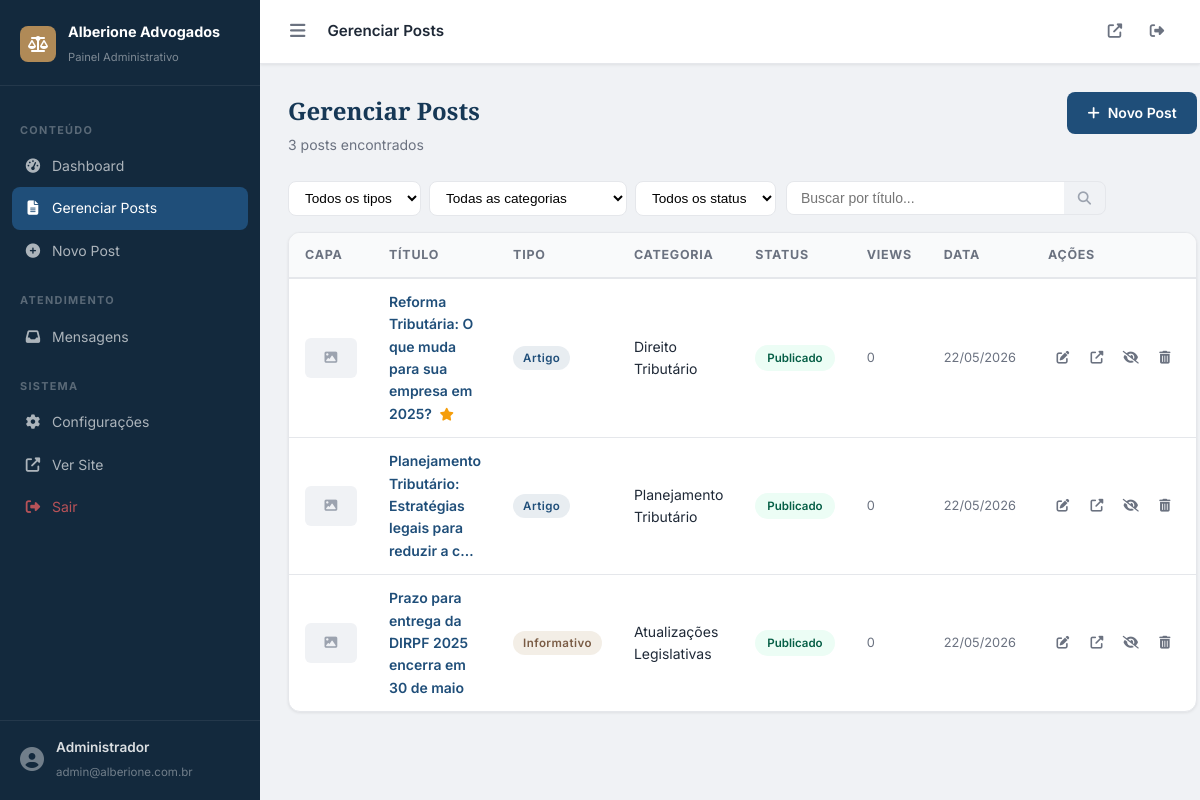
The page /admin/posts.php (signed in) on the database its author committed.
### tables this page shows
CREATE TABLE IF NOT EXISTS site_settings (
    id                    INT UNSIGNED  NOT NULL AUTO_INCREMENT,
    config_key            VARCHAR(50)   NOT NULL DEFAULT 'default',

     
    office_name           VARCHAR(150)  NOT NULL DEFAULT 'Alberione Advogados',
    hero_title            VARCHAR(255)  NULL DEFAULT NULL,
    hero_subtitle         TEXT          NULL DEFAULT NULL,
    about_title           VARCHAR(255)  NULL DEFAULT NULL,
    about_text            LONGTEXT      NULL DEFAULT NULL,

     
    email_contato         VARCHAR(150)  NULL DEFAULT NULL,
    email_destino_form    VARCHAR(150)  NULL DEFAULT NULL,
    telefone              VARCHAR(30)   NULL DEFAULT NULL,
    whatsapp_numero       VARCHAR(30)   NULL DEFAULT NULL,
    whatsapp_link         VARCHAR(255)  NULL DEFAULT NULL,

     
    endereco_linha1       VARCHAR(255)  NULL DEFAULT NULL,
    endereco_linha2       VARCHAR(255)  NULL DEFAULT NULL,
    cidade                VARCHAR(120)  NULL DEFAULT NULL,
    estado                VARCHAR(60)   NULL DEFAULT NULL,
    cep                   VARCHAR(20)   NULL DEFAULT NULL,
    horario_atendimento   VARCHAR(120)  NULL DEFAULT NULL,

     
    instagram_url         VARCHAR(255)  NULL DEFAULT NULL,
    facebook_url          VARCHAR(255)  NULL DEFAULT NULL,
    linkedin_url          VARCHAR(255)  NULL DEFAULT NULL,
    youtube_url           VARCHAR(255)  NULL DEFAULT NULL,

     
    seo_home_title        VARCHAR(255)  NULL DEFAULT NULL,
    seo_home_description  VARCHAR(320)  NULL DEFAULT NULL,

     
    logo_path             VARCHAR(255)  NULL DEFAULT NULL,
    favicon_path          VARCHAR(255)  NULL DEFAULT NULL,

     
    smtp_host             VARCHAR(150)  NULL DEFAULT NULL,
    smtp_port             SMALLINT      NULL DEFAULT 587,
    smtp_user             VARCHAR(150)  NULL DEFAULT NULL,
    smtp_pass             VARCHAR(255)  NULL DEFAULT NULL,
    smtp_secure           ENUM('tls','ssl','none') NOT NULL DEFAULT 'tls',
    smtp_from_name        VARCHAR(150)  NULL DEFAULT NULL,
    smtp_from_email       VARCHAR(150)  NULL DEFAULT NULL,

    criado_em             DATETIME      NOT NULL DEFAULT CURRENT_TIMESTAMP,
    atualizado_em         DATETIME      NOT NULL DEFAULT CURRENT_TIMESTAMP ON UPDATE CURRENT_TIMESTAMP,

    PRIMARY KEY (id),
    UNIQUE KEY uq_site_settings_key (config_key)
);

CREATE TABLE IF NOT EXISTS posts (
    id                INT UNSIGNED   NOT NULL AUTO_INCREMENT,
    autor_id          INT UNSIGNED   NOT NULL,
    tipo              ENUM('artigo','informativo') NOT NULL DEFAULT 'artigo',
    categoria         VARCHAR(100)   NULL DEFAULT NULL,
    titulo            VARCHAR(255)   NOT NULL,
    slug              VARCHAR(255)   NOT NULL,
    resumo            TEXT           NULL DEFAULT NULL,
    conteudo          LONGTEXT       NOT NULL,
    imagem_capa       VARCHAR(255)   NULL DEFAULT NULL,
    imagem_alt        VARCHAR(255)   NULL DEFAULT NULL,
    status            ENUM('rascunho','publicado') NOT NULL DEFAULT 'rascunho',
    destaque          TINYINT(1)     NOT NULL DEFAULT 0,
    meta_title        VARCHAR(255)   NULL DEFAULT NULL,
    meta_description  VARCHAR(320)   NULL DEFAULT NULL,
    views_count       INT UNSIGNED   NOT NULL DEFAULT 0,
    publicado_em      DATETIME       NULL DEFAULT NULL,
    criado_em         DATETIME       NOT NULL DEFAULT CURRENT_TIMESTAMP,
    atualizado_em     DATETIME       NOT NULL DEFAULT CURRENT_TIMESTAMP ON UPDATE CURRENT_TIMESTAMP,
    excluido_em       DATETIME       NULL DEFAULT NULL,

    PRIMARY KEY (id),
    UNIQUE KEY uq_posts_slug (slug),
    KEY idx_posts_tipo (tipo),
    KEY idx_posts_categoria (categoria),
    KEY idx_posts_status (status),
    KEY idx_posts_destaque (destaque),
    KEY idx_posts_autor_id (autor_id),
    KEY idx_posts_publicado_em (publicado_em),
    KEY idx_posts_blog_query (tipo, status, publicado_em, excluido_em),
    KEY idx_posts_categoria_pub (categoria, status, publicado_em, excluido_em),
    KEY idx_posts_destaque_pub (destaque, status, publicado_em, excluido_em),

    CONSTRAINT fk_posts_autor
        FOREIGN KEY (autor_id) REFERENCES admins(id)
        ON UPDATE CASCADE ON DELETE RESTRICT
);

### admin/posts.php (the view, shortened to what the rows shown need)
<?php
$tipo_filter   = in_array($_GET['tipo']   ?? '', ['artigo','informativo']) ? $_GET['tipo']   : '';
$status_filter = in_array($_GET['status'] ?? '', ['publicado','rascunho']) ? $_GET['status'] : '';
$busca         = clean(substr($_GET['q'] ?? '', 0, 100));
$categoria_filter = clean(substr($_GET['categoria'] ?? '', 0, 100));
$page          = max(1, (int)($_GET['p'] ?? 1));
$limit         = ADMIN_PER_PAGE;
$offset        = ($page - 1) * $limit;
$opts = [
    'tipo'   => $tipo_filter ?: null,
    'status' => $status_filter ?: 'todos',
    'limit'  => $limit,
    'offset' => $offset,
    'search' => $busca,
    'categoria' => $categoria_filter ?: null,
];
$posts = get_posts($opts);
?>
<!DOCTYPE html>
<html lang="pt-BR">
<head>
    <link rel="stylesheet" href="https://cdn.jsdelivr.net/npm/@fortawesome/fontawesome-free@6.5.0/css/all.min.css">
    <link rel="stylesheet" href="../assets/css/admin.css">
</head>
<body class="admin-body">
<?php include __DIR__ . '/partials/sidebar.php'; ?>
<div class="admin-wrapper">
    <?php include __DIR__ . '/partials/topbar.php'; ?>
    <main class="admin-main">
        <div class="admin-page-header">
            <div>
                <h2>Gerenciar Posts</h2>
            </div>
        </div>
        <div class="admin-card">
            <div class="admin-card-body p-0">
                <?php if (!empty($posts)): ?>
                <div class="table-responsive">
                    <table class="admin-table">
                        <thead>
                            <tr>
                                <th>Capa</th>
                                <th>Título</th>
                                <th>Tipo</th>
                                <th>Categoria</th>
                                <th>Status</th>
                                <th>Views</th>
                                <th>Data</th>
                                <th>Ações</th>
                            </tr>
                        </thead>
                        <tbody>
                            <?php foreach ($posts as $p): ?>
                            <tr>
                                <td class="td-thumb">
                                    <?php if (!empty($p['imagem_capa'])): ?>
                                    <img src="<?= e(post_image_url($p['imagem_capa'])) ?>" alt="" loading="lazy" class="post-thumb">
                                    <?php else: ?>
                                    <div class="post-thumb-placeholder"><i class="fas fa-image"></i></div>
                                    <?php endif; ?>
                                </td>
                                <td class="td-title">
                                    <a href="<?= $bp ?>/admin/post-edit.php?id=<?= $p['id'] ?>">
                                        <?= e(mb_substr($p['titulo'], 0, 60)) ?><?= mb_strlen($p['titulo']) > 60 ? '…' : '' ?>
                                    </a>
                                    <?php if ($p['destaque']): ?>
                                    <span class="badge-star"><i class="fas fa-star"></i></span>
                                    <?php endif; ?>
                                </td>
                                <td><span class="badge badge-<?= $p['tipo'] ?>"><?= $p['tipo'] === 'artigo' ? 'Artigo' : 'Informativo' ?></span></td>
                                <td><?= !empty($p['categoria']) ? e($p['categoria']) : '<span style="color:#999">—</span>' ?></td>
                                <td><span class="status-badge status-<?= $p['status'] ?>"><?= $p['status'] === 'publicado' ? 'Publicado' : 'Rascunho' ?></span></td>
                                <td class="td-views"><?= number_format($p['views_count'], 0, ',', '.') ?></td>
                                <td class="td-date"><?= format_date($p['publicado_em'] ?? $p['criado_em']) ?></td>
                                <td class="td-actions">
                                    <a href="<?= $bp ?>/admin/post-edit.php?id=<?= $p['id'] ?>" class="table-action" title="Editar"><i class="fas fa-edit"></i></a>
                                    <?php if ($p['status'] === 'publicado'): ?>
                                    <a href="<?= e(post_permalink($p['slug'])) ?>" target="_blank" class="table-action" title="Ver no site"><i class="fas fa-external-link-alt"></i></a>
                                    <?php endif; ?>
                                    <form method="post" style="display:inline">
                                        <button type="submit" class="table-action" title="<?= $p['status'] === 'publicado' ? 'Mover para rascunho' : 'Publicar' ?>">
                                            <i class="fas fa-<?= $p['status'] === 'publicado' ? 'eye-slash' : 'eye' ?>"></i>
                                        </button>
                                    </form>
                                    <form method="post" style="display:inline" onsubmit="return confirm('Confirmar exclusão de \"<?= addslashes(mb_substr($p['titulo'],0,40)) ?>\"?')">
                                        <button type="submit" class="table-action table-action-danger" title="Excluir">
                                            <i class="fas fa-trash-alt"></i>
                                        </button>
                                    </form>
                                </td>
                            </tr>
                            <?php endforeach; ?>
                        </tbody>
                    </table>
                </div>
                <?php endif; ?>
            </div>
        </div>
    </main>
</div>
</body>
</html>

### admin/partials/sidebar.php (shortened to what the rows shown need)
<nav class="admin-sidebar" id="adminSidebar">
    <div class="sidebar-brand">
        <div class="sidebar-title">
            <span><?= e(setting('office_name', OFFICE_NAME)) ?></span>
            <small>Painel Administrativo</small>
        </div>
    </div>
</nav>

### rows shown on the page
site_settings: office_name "Alberione Advogados"
posts: titulo "Reforma Tributária: O que muda para sua empresa em 2025?", destaque 1 (drawn), tipo "Artigo", categoria "Direito Tributário", status "Publicado", views_count "0", publicado_em "22/05/2026"
posts: titulo "Planejamento Tributário: Estratégias legais para reduzir a c", tipo "Artigo", categoria "Planejamento Tributário", status "Publicado", views_count "0", publicado_em "22/05/2026"
posts: titulo "Prazo para entrega da DIRPF 2025 encerra em 30 de maio", tipo "Informativo", categoria "Atualizações Legislativas", status "Publicado", views_count "0", publicado_em "22/05/2026"

### other values the page prints
$_SESSION['admin_nome'] "Administrador"
$_SESSION['admin_email'] "admin@alberione.com.br"
$total "3"
